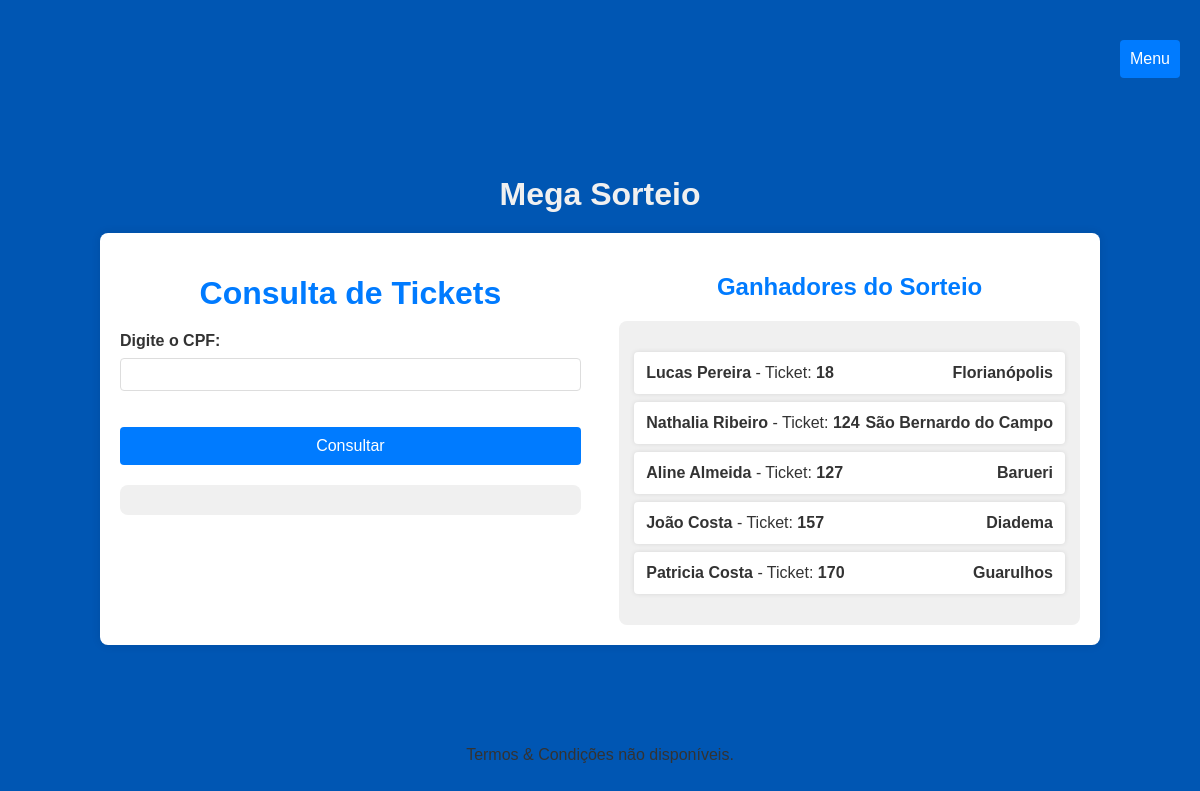
The page / on the database its author committed.
### clientes/models.py (models this page shows, shortened)
class Cliente(models.Model):
    id_cliente = models.CharField(max_length=255)
    nome = models.CharField(max_length=255)
    numero = models.CharField(max_length=20)
    cpf = models.CharField(max_length=14)
    ticket = models.IntegerField()
    cidade = models.CharField(max_length=255, blank=True, null=True)
    sorteado = models.BooleanField(default=False)

### clientes/views.py (the view)
# urls.py: path('', views.home, name='home'),
def home(request):
    cpf_query = request.GET.get('cpf', '')
    clientes = Cliente.objects.filter(cpf=cpf_query) if cpf_query else []
    ganhadores = Cliente.objects.filter(sorteado=True)
    config = ConfiguracaoSite.objects.first()  # Pegue a primeira configuração
    return render(request, 'clientes/home.html', {
        'clientes': clientes,
        'cpf_query': cpf_query,
        'ganhadores': ganhadores,
        'config': config
    })

### clientes/templates/clientes/home.html (shortened to what this page needs)
<!DOCTYPE html>
<html>
<head>
</head>
<body>
    <h1 class="titulo">Mega Sorteio</h1>
    <div class="container">
        <div class="left-panel">
            <h1>Consulta de Tickets</h1>
            <form method="get" action="{% url 'clientes:home' %}">
                <label for="cpf">Digite o CPF:</label>
                <input type="text" id="cpf" name="cpf" value="{{ cpf_query }}">
                <button type="submit">Consultar</button>
            </form>
            <div class="results-container">
            </div>
        </div>
        <div class="right-panel">
            <h2>Ganhadores do Sorteio</h2>
            <div class="results-container">
                {% if ganhadores %}
                    <ul>
                        {% for ganhador in ganhadores %}
                            <li>
                                <strong>{{ ganhador.nome }}</strong> - Ticket: <strong>{{ ganhador.ticket }}</strong>
                                <span style="float: right; font-weight: bold;">{{ ganhador.cidade }}</span>
                            </li>
                        {% endfor %}
                    </ul>
                {% else %}
                    <p class="no-result">O sorteio ainda não foi realizado.</p>
                {% endif %}
            </div>
        </div>
    </div>
    <div class="menu">
        <button class="menu-button" onclick="toggleMenu()">Menu</button>
    </div>
    <div class="termos">
        {% if config.termos_arquivo %}
            <a href="{{ config.termos_arquivo.url }}" download>Termos & Condições</a>
        {% else %}
            <p>Termos & Condições não disponíveis.</p>
        {% endif %}
    </div>
</body>
</html>

### rows shown on the page
Cliente: nome "Lucas Pereira", ticket "18", cidade "Florianópolis"
Cliente: nome "Nathalia Ribeiro", ticket "124", cidade "São Bernardo do Campo"
Cliente: nome "Aline Almeida", ticket "127", cidade "Barueri"
Cliente: nome "João Costa", ticket "157", cidade "Diadema"
Cliente: nome "Patricia Costa", ticket "170", cidade "Guarulhos"
